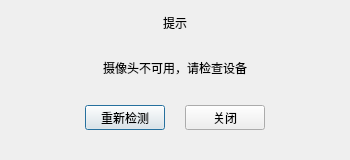
<?xml version="1.0" encoding="UTF-8"?>
<ui version="4.0">
 <class>FaceErrorDialog</class>
 <widget class="QDialog" name="FaceErrorDialog">
  <property name="geometry">
   <rect>
    <x>0</x>
    <y>0</y>
    <width>350</width>
    <height>160</height>
   </rect>
  </property>
  <property name="minimumSize">
   <size>
    <width>350</width>
    <height>160</height>
   </size>
  </property>
  <property name="maximumSize">
   <size>
    <width>350</width>
    <height>214</height>
   </size>
  </property>
  <property name="windowTitle">
   <string>Dialog</string>
  </property>
  <layout class="QVBoxLayout" name="verticalLayout_3">
   <property name="leftMargin">
    <number>0</number>
   </property>
   <property name="topMargin">
    <number>14</number>
   </property>
   <property name="rightMargin">
    <number>0</number>
   </property>
   <property name="bottomMargin">
    <number>0</number>
   </property>
   <item>
    <layout class="QVBoxLayout" name="verticalLayout_2">
     <item>
      <widget class="QLabel" name="DialogTitleLabel">
       <property name="text">
        <string>提示</string>
       </property>
       <property name="alignment">
        <set>Qt::AlignCenter</set>
       </property>
      </widget>
     </item>
     <item>
      <layout class="QVBoxLayout" name="verticalLayout">
       <item>
        <spacer name="verticalSpacer">
         <property name="orientation">
          <enum>Qt::Vertical</enum>
         </property>
         <property name="sizeHint" stdset="0">
          <size>
           <width>20</width>
           <height>40</height>
          </size>
         </property>
        </spacer>
       </item>
       <item>
        <widget class="QLabel" name="label_camera_status">
         <property name="text">
          <string>摄像头不可用，请检查设备</string>
         </property>
         <property name="alignment">
          <set>Qt::AlignCenter</set>
         </property>
        </widget>
       </item>
       <item>
        <spacer name="verticalSpacer_2">
         <property name="orientation">
          <enum>Qt::Vertical</enum>
         </property>
         <property name="sizeHint" stdset="0">
          <size>
           <width>20</width>
           <height>40</height>
          </size>
         </property>
        </spacer>
       </item>
      </layout>
     </item>
    </layout>
   </item>
   <item>
    <layout class="QHBoxLayout" name="horizontalLayout">
     <property name="spacing">
      <number>20</number>
     </property>
     <property name="leftMargin">
      <number>0</number>
     </property>
     <property name="rightMargin">
      <number>0</number>
     </property>
     <property name="bottomMargin">
      <number>30</number>
     </property>
     <item>
      <spacer name="horizontalSpacer">
       <property name="orientation">
        <enum>Qt::Horizontal</enum>
       </property>
       <property name="sizeHint" stdset="0">
        <size>
         <width>40</width>
         <height>20</height>
        </size>
       </property>
      </spacer>
     </item>
     <item>
      <widget class="QPushButton" name="btn_redetect_device">
       <property name="maximumSize">
        <size>
         <width>80</width>
         <height>25</height>
        </size>
       </property>
       <property name="cursor">
        <cursorShape>PointingHandCursor</cursorShape>
       </property>
       <property name="text">
        <string>重新检测</string>
       </property>
      </widget>
     </item>
     <item>
      <widget class="QPushButton" name="btn_close">
       <property name="maximumSize">
        <size>
         <width>80</width>
         <height>25</height>
        </size>
       </property>
       <property name="cursor">
        <cursorShape>PointingHandCursor</cursorShape>
       </property>
       <property name="text">
        <string>关闭</string>
       </property>
      </widget>
     </item>
     <item>
      <spacer name="horizontalSpacer_2">
       <property name="orientation">
        <enum>Qt::Horizontal</enum>
       </property>
       <property name="sizeHint" stdset="0">
        <size>
         <width>40</width>
         <height>20</height>
        </size>
       </property>
      </spacer>
     </item>
    </layout>
   </item>
  </layout>
 </widget>
 <resources/>
 <connections/>
</ui>
